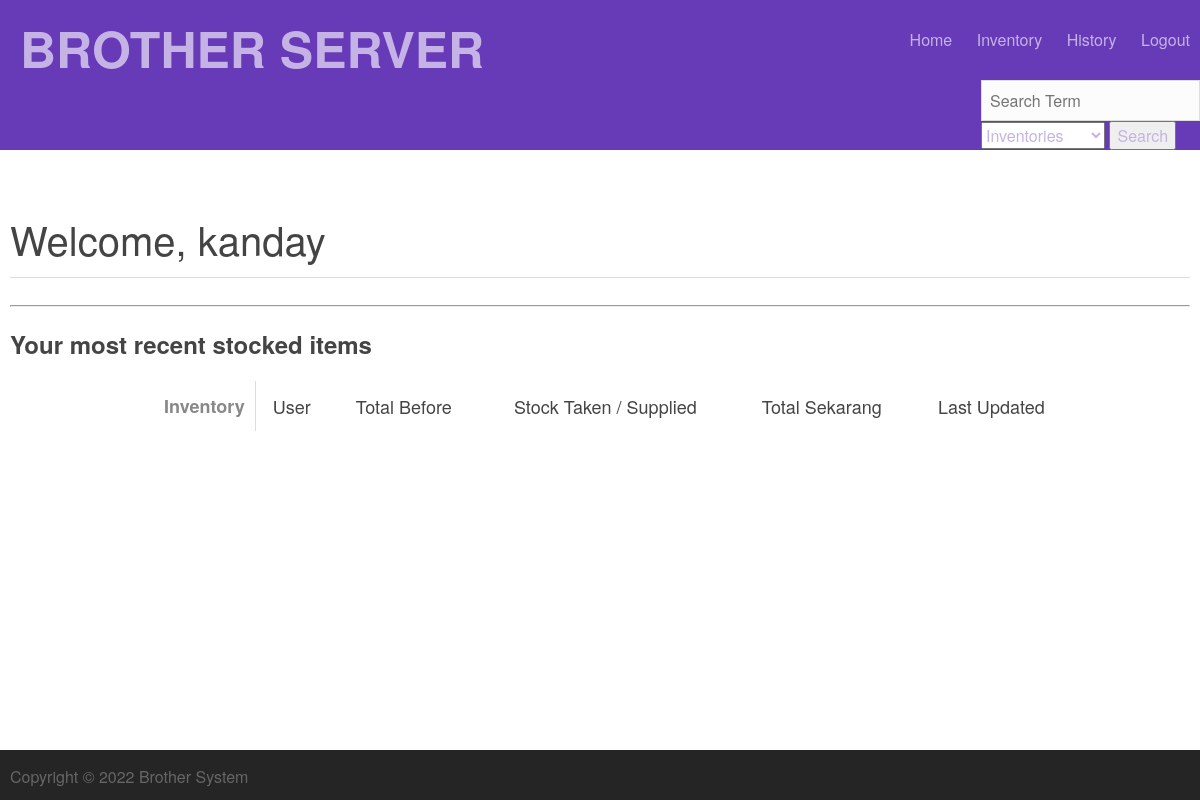
/home (signed in), run on an earlier commit of the app's database.
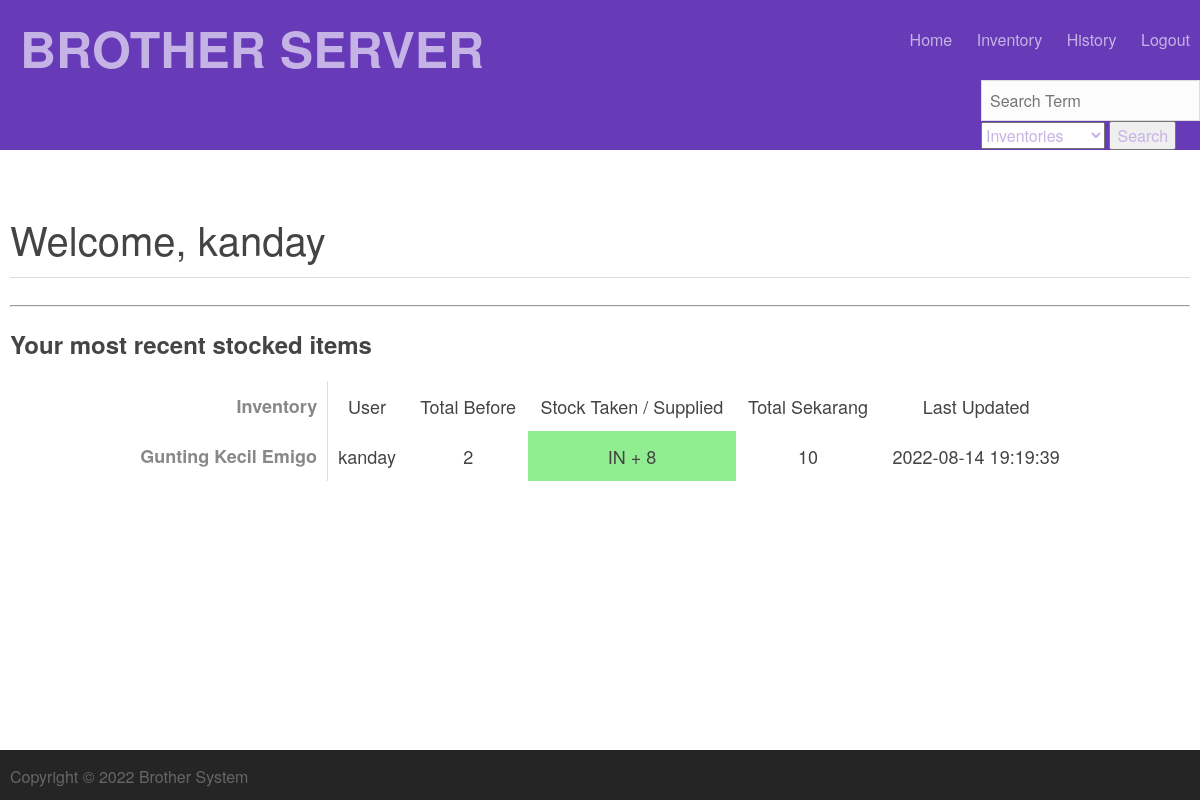
And on a later commit of the database.
### tables this page shows
CREATE TABLE Users(
            user_id INTEGER PRIMARY KEY AUTOINCREMENT,
            username TEXT,
            password TEXT,
            admin INTEGER DEFAULT 0);

CREATE TABLE History(
            history_id INTEGER PRIMARY KEY AUTOINCREMENT,
            user_id INTEGER REFERENCES Users(user_id) NOT NULL,
            inventory_id INTEGER REFERENCES Inventory(inventory_id) NOT NULL,
            stock_before INTEGER,
            stock_after INTEGER,
            stock_taken_supplied INTEGER,
            lastviewed DATE NOT NULL
        );

CREATE TABLE Inventory(
            inventory_id INTEGER PRIMARY KEY AUTOINCREMENT,
            inventoryname TEXT,
            quantity INT,
            description TEXT);

### run.py (the view)
@app.route('/')
@app.route('/home')
def home():
    print(session, "next up")
    if ('logged_in' not in session or not session['logged_in']):
        return redirect(url_for('login'))
    page['title'] = 'User Page'
    user_history = None
    user_history = myDatabase.select_all_history()
    if user_history == None:
        user_history = []
    return render_template("home.html",
                            page=page,
                            user=session,
                            user_history=user_history)

### database.py (called while the page is built)
    def execute(self, sql_string):
        out = None
        for string in sql_string.split(";"):
            try:
                out = self.cur.execute(string)
            except sqlite3.DatabaseError as e:
                print("database error:{}".format(e))
                pass
        return out

    def select_all_history(self):
        sql_query = """
            SELECT his.history_id, inv.inventoryname, user.username, his.stock_before, his.stock_after, his.stock_taken_supplied, his.lastviewed
            FROM (Inventory inv JOIN History his USING(inventory_id)) JOIN USERS user USING(user_id)
            ORDER BY his.history_id DESC
        """
        result = []
        self.execute(sql_query)
        cols = [a[0] for a in self.cur.description]
        returning = self.cur.fetchall()
        for row in returning:
            result.append({a:b for a,b in zip(cols, row)})
        return result

### run.py (called while the page is built)
@app.before_request
def make_session_new():
    session.permanent = True
    app.permanent_session_lifetime = timedelta(minutes=15)
    session.modified = True

### templates/home.html
{% include 'top.html' %}
<div class="content">
  <div class="container details">
    <h1 class="title">Welcome, {{ user['username'] }}</h1>
    <hr />
    <div>
      <h2 class="containertitle">Your most recent stocked items</h2>
      <table class="styled">
        <thead>
          <tr>
            <td>Inventory</td>
            <td>User</td>
            <td>Total Before</td>
            <td>Stock Taken / Supplied</td>
            <td>Total Sekarang</td>
            <td>Last Updated</td>
          </tr>
        </thead>
        <tbody>
          {% for instance in user_history %}
          <tr>
            <td style="text-align: center">{{ instance.inventoryname }}</td>
            <td>{{ instance.username }}</td>
            <td>{{ instance.stock_before }}</td>
            {% if instance.stock_taken_supplied < 0 %}
            <td bgcolor="lightcoral">OUT {{ instance.stock_taken_supplied }}</td>
            {% else %}
            <td bgcolor="lightgreen">IN + {{ instance.stock_taken_supplied }}</td>
            {% endif %}
            <td>{{ instance.stock_after }}</td>
            <td>{{ instance.lastviewed }}</td>
          </tr>
          {% endfor %}
        </tbody>
      </table>
    </div>
  </div>
</div>
{% include 'bottom.html'%}

What changed in the data, as far as the page shows it:
now on this page (row unchanged): Users: username "kanday"
added History: inventoryname "Gunting Kecil Emigo", username "kanday", stock_before "2", stock_taken_supplied "8", stock_after "10", lastviewed "2022-08-14 19:19:39"
Also different on the page:
{{ user['username'] }}: "kanday" → (not shown)
